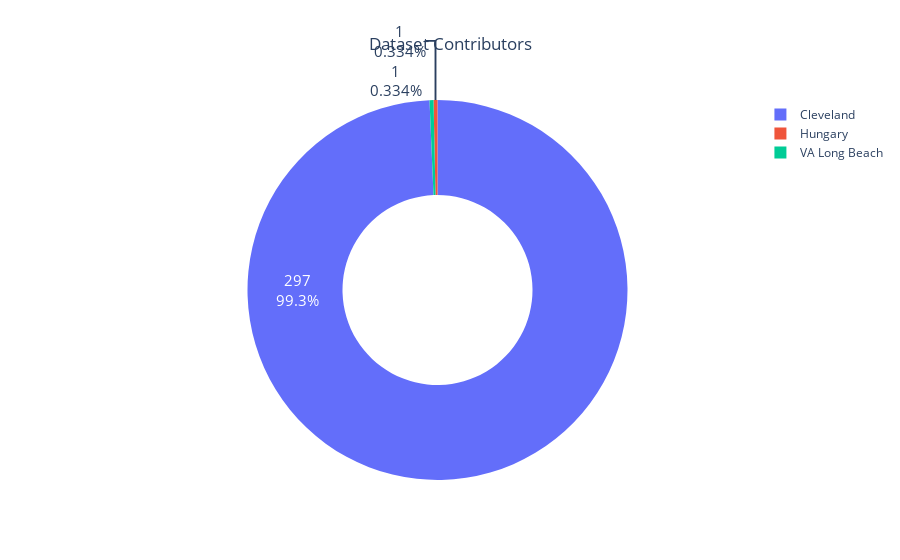

Notebook code for this chart:
### Code cell
df=data['dataset'].value_counts().reset_index().rename(columns={'index':'dataset','dataset':'count'})
fig = go.Figure([go.Pie(labels=df['dataset'],values=df['count'], hole = 0.5)])
fig.update_traces(hoverinfo='label+percent', textinfo='value+percent', textfont_size=15,insidetextorientation='radial')
fig.update_layout(title="Dataset Contributors",title_x=0.5)
fig.show()

### Figure 1 — Plotly figure (JSON) as saved in the notebook; plotly's stock layout.template omitted (floating-point values rounded to 4 significant figures)
{"data": [{"hole": 0.5, "hoverinfo": "label+percent", "insidetextorientation": "radial", "labels": ["Cleveland", "Hungary", "VA Long Beach"], "textfont": {"size": 15}, "textinfo": "value+percent", "type": "pie", "values": [297, 1, 1]}], "layout": {"title": {"text": "Dataset Contributors", "x": 0.5}}}
